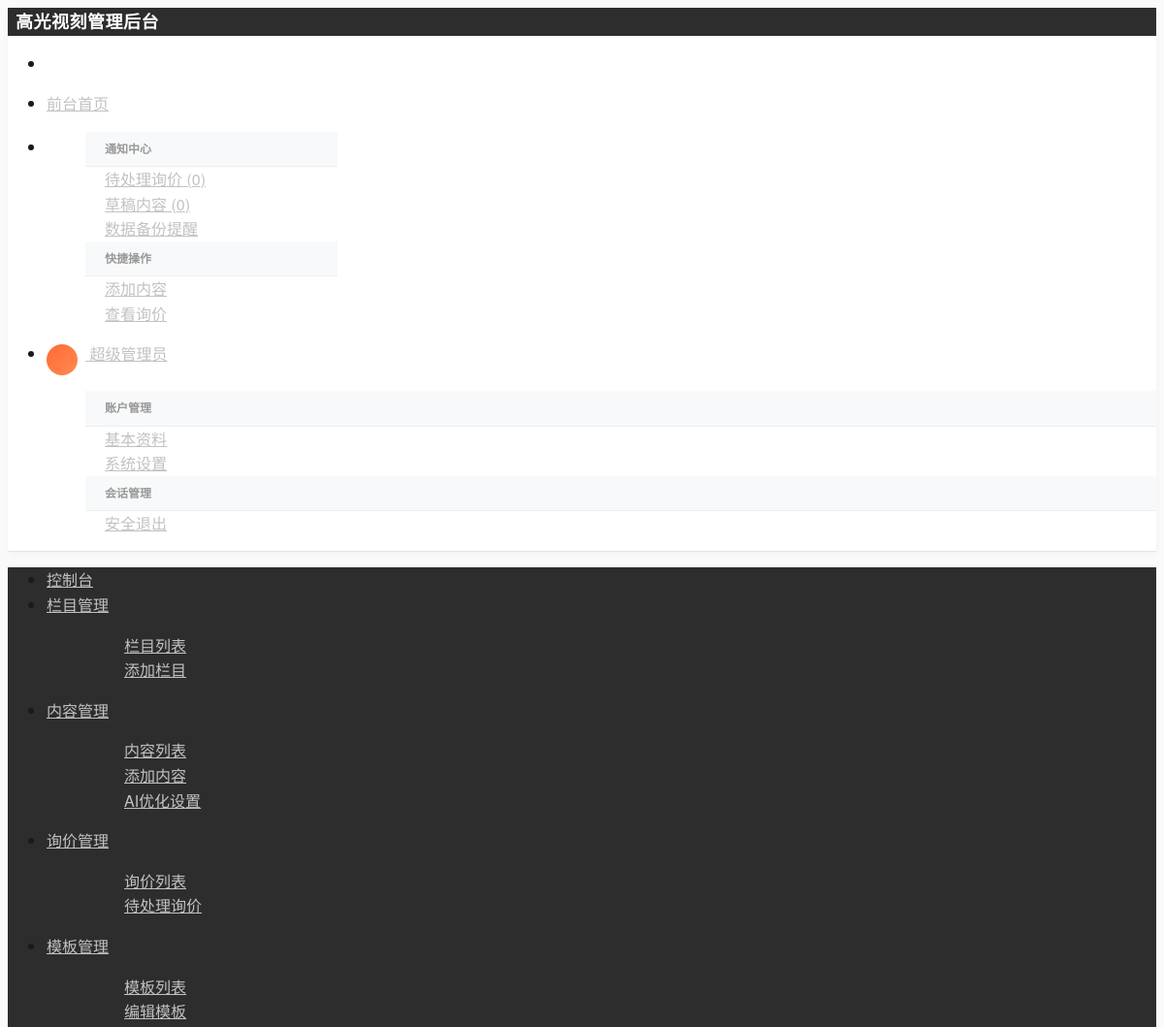
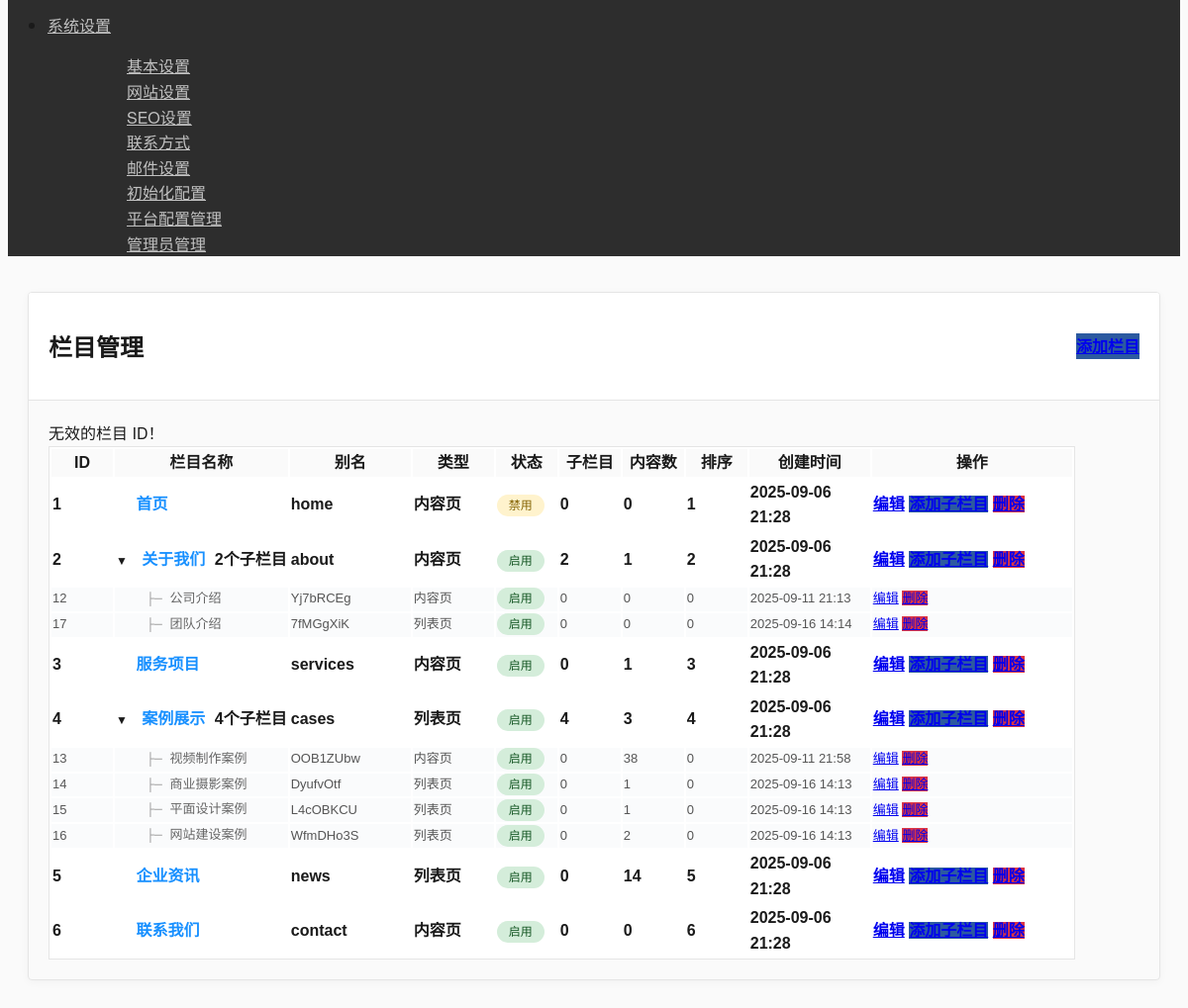
Page /admin/modules/category/index.php?error=invalid_id (signed in) on the committed database (2 pictures, top to bottom).
### tables this page shows
CREATE TABLE `categories` (
  `id` int(11) NOT NULL AUTO_INCREMENT,
  `name` varchar(100) NOT NULL COMMENT '栏目名称',
  `slug` varchar(100) NOT NULL COMMENT 'URL别名',
  `description` text COMMENT '栏目描述',
  `channel_content` longtext COMMENT '频道页面内容',
  `template_type` enum('channel','list','content') NOT NULL DEFAULT 'list' COMMENT '模板类型',
  `template_file` varchar(100) DEFAULT NULL COMMENT '模板文件名',
  `parent_id` int(11) NOT NULL DEFAULT '0' COMMENT '父栏目ID',
  `sort_order` int(11) NOT NULL DEFAULT '0' COMMENT '排序',
  `is_active` tinyint(1) NOT NULL DEFAULT '1' COMMENT '是否启用',
  `meta_title` varchar(200) DEFAULT NULL COMMENT 'SEO标题',
  `meta_keywords` varchar(500) DEFAULT NULL COMMENT 'SEO关键词',
  `meta_description` varchar(500) DEFAULT NULL COMMENT 'SEO描述',
  `created_at` timestamp NOT NULL DEFAULT CURRENT_TIMESTAMP COMMENT '创建时间',
  `updated_at` timestamp NOT NULL DEFAULT CURRENT_TIMESTAMP ON UPDATE CURRENT_TIMESTAMP COMMENT '更新时间',
  `content_template_id` int(11) DEFAULT NULL COMMENT '内容模板ID',
  PRIMARY KEY (`id`),
  UNIQUE KEY `slug` (`slug`),
  KEY `parent_id` (`parent_id`),
  KEY `sort_order` (`sort_order`),
  KEY `is_active` (`is_active`),
  KEY `idx_template_file` (`template_file`),
  KEY `idx_content_template_id` (`content_template_id`)
);

### admin/modules/category/index.php (the view, shortened to what this page needs)
<?php
require_once '../../../includes/functions.php';
$error = '';
if (isset($_GET['error'])) {
    switch ($_GET['error']) {
        case 'invalid_id':
            $error = '无效的栏目 ID！';
            break;
    }
}
try {
    $stmt = $db->query("
        SELECT c.*,
               COUNT(sub.id) as sub_count,
               (SELECT COUNT(*) FROM contents WHERE category_id = c.id) as content_count
        FROM categories c
        LEFT JOIN categories sub ON sub.parent_id = c.id
        GROUP BY c.id
        ORDER BY c.parent_id ASC, c.sort_order ASC, c.id ASC
    ");
    $all_categories = $stmt->fetchAll();
    function buildCategoryTree($categories, $parent_id = 0, $level = 0) {
        $result = [];
        foreach ($categories as $category) {
            if ($category['parent_id'] == $parent_id) {
                $category['level'] = $level;
                $result[] = $category;
                $children = buildCategoryTree($categories, $category['id'], $level + 1);
                $result = array_merge($result, $children);
            }
        }
        return $result;
    }
    $categories = buildCategoryTree($all_categories);
} catch(PDOException $e) {
    $categories = [];
}
?>
<!DOCTYPE html>
<html lang="zh-CN">
<head>
    <link rel="stylesheet" href="https://unpkg.com/layui@2.8.0/dist/css/layui.css">
    <link rel="stylesheet" href="../../assets/css/admin-optimized.css">
</head>
<body>
    <div class="layui-layout layui-layout-admin">
        <?php
        $header_path = '../../includes/header.php';
        $sidebar_path = '../../includes/sidebar.php';
        if (file_exists($header_path)) {
            include $header_path;
        }
        if (file_exists($sidebar_path)) {
            include $sidebar_path;
        }
        ?>
        <div class="layui-body">
            <div class="layui-card">
                <div class="layui-card-header">
                    <div style="display: flex; justify-content: space-between; align-items: center;">
                        <h2>栏目管理</h2>
                        <a href="add.php" class="layui-btn layui-btn-normal">
                            <i class="layui-icon layui-icon-add-1"></i> 添加栏目
                        </a>
                    </div>
                </div>
                <div class="layui-card-body">
                    <?php if ($error): ?>
                        <div class="layui-alert layui-alert-danger">
                            <?php echo htmlspecialchars($error); ?>
                        </div>
                    <?php endif; ?>
                    <?php if (empty($categories)): ?>
                        <div class="empty-state">
                            <i class="layui-icon layui-icon-template-1"></i>
                            <h3>暂无栏目</h3>
                            <p>点击上方"添加栏目"按钮创建第一个栏目</p>
                        </div>
                    <?php else: ?>
                        <table class="layui-table category-tree">
                            <thead>
                                <tr>
                                    <th width="60">ID</th>
                                    <th>栏目名称</th>
                                    <th width="120">别名</th>
                                    <th width="80">类型</th>
                                    <th width="60">状态</th>
                                    <th width="60">子栏目</th>
                                    <th width="60">内容数</th>
                                    <th width="60">排序</th>
                                    <th width="120">创建时间</th>
                                    <th width="200">操作</th>
                                </tr>
                            </thead>
                            <tbody>
                                <?php
                                $grouped_categories = [];
                                foreach ($categories as $category) {
                                    if ($category['parent_id'] == 0) {
                                        $grouped_categories[$category['id']] = $category;
                                        $grouped_categories[$category['id']]['children'] = [];
                                    }
                                }
                                foreach ($categories as $category) {
                                    if ($category['parent_id'] != 0) {
                                        if (isset($grouped_categories[$category['parent_id']])) {
                                            $grouped_categories[$category['parent_id']]['children'][] = $category;
                                        }
                                    }
                                }
                                foreach ($grouped_categories as $parent_category):
                                    $has_children = !empty($parent_category['children']);
                                ?>
                                <tr data-level="0" data-id="<?php echo $parent_category['id']; ?>">
                                    <td><?php echo $parent_category['id']; ?></td>
                                    <td>
                                        <?php if ($has_children): ?>
                                            <span class="collapse-toggle" data-target="children-<?php echo $parent_category['id']; ?>"></span>
                                        <?php else: ?>
                                            <span style="display: inline-block; width: 16px;"></span>
                                        <?php endif; ?>
                                        <span class="parent-category"><?php echo htmlspecialchars($parent_category['name']); ?></span>
                                        <?php if ($parent_category['sub_count'] > 0): ?>
                                            <span class="layui-badge layui-badge-rim" style="margin-left: 5px;"><?php echo $parent_category['sub_count']; ?>个子栏目</span>
                                        <?php endif; ?>
                                    </td>
                                    <td><?php echo htmlspecialchars($parent_category['slug']); ?></td>
                                    <td>
                                        <span class="layui-badge layui-bg-blue">
                                            <?php
                                            switch($parent_category['template_type']) {
                                                case 'list': echo '列表页'; break;
                                                case 'content': echo '内容页'; break;
                                            }
                                            ?>
                                        </span>
                                    </td>
                                    <td>
                                        <?php if ($parent_category['is_active']): ?>
                                            <span class="status-badge status-completed">启用</span>
                                        <?php else: ?>
                                            <span class="status-badge status-pending">禁用</span>
                                        <?php endif; ?>
                                    </td>
                                    <td><?php echo $parent_category['sub_count']; ?></td>
                                    <td><?php echo $parent_category['content_count']; ?></td>
                                    <td><?php echo $parent_category['sort_order']; ?></td>
                                    <td><?php echo date('Y-m-d H:i', strtotime($parent_category['created_at'])); ?></td>
                                    <td>
                                        <a href="edit.php?id=<?php echo $parent_category['id']; ?>"
                                           class="layui-btn layui-btn-xs">编辑</a>
                                        <a href="add.php?parent_id=<?php echo $parent_category['id']; ?>"
                                           class="layui-btn layui-btn-xs layui-btn-normal">添加子栏目</a>
                                        <a href="javascript:;"
                                           onclick="deleteCategory(<?php echo $parent_category['id']; ?>)"
                                           class="layui-btn layui-btn-xs layui-btn-danger">删除</a>
                                    </td>
                                </tr>
                                <?php foreach ($parent_category['children'] as $child_category): ?>
                                <tr class="child-row" data-level="1" data-parent="children-<?php echo $parent_category['id']; ?>">
                                    <td><?php echo $child_category['id']; ?></td>
                                    <td>
                                        <span class="tree-indent">&nbsp;&nbsp;&nbsp;&nbsp;├─ </span>
                                        <span class="sub-category"><?php echo htmlspecialchars($child_category['name']); ?></span>
                                    </td>
                                    <td><?php echo htmlspecialchars($child_category['slug']); ?></td>
                                    <td>
                                        <span class="layui-badge layui-bg-blue">
                                            <?php
                                            switch($child_category['template_type']) {
                                                case 'list': echo '列表页'; break;
                                                case 'content': echo '内容页'; break;
                                            }
                                            ?>
                                        </span>
                                    </td>
                                    <td>
                                        <?php if ($child_category['is_active']): ?>
                                            <span class="status-badge status-completed">启用</span>
                                        <?php else: ?>
                                            <span class="status-badge status-pending">禁用</span>
                                        <?php endif; ?>
                                    </td>
                                    <td><?php echo $child_category['sub_count']; ?></td>
                                    <td><?php echo $child_category['content_count']; ?></td>
                                    <td><?php echo $child_category['sort_order']; ?></td>
                                    <td><?php echo date('Y-m-d H:i', strtotime($child_category['created_at'])); ?></td>
                                    <td>
                                        <a href="edit.php?id=<?php echo $child_category['id']; ?>"
                                           class="layui-btn layui-btn-xs">编辑</a>
                                        <a href="javascript:;"
                                           onclick="deleteCategory(<?php echo $child_category['id']; ?>)"
                                           class="layui-btn layui-btn-xs layui-btn-danger">删除</a>
                                    </td>
                                </tr>
                                <?php endforeach; ?>
                                <?php endforeach; ?>
                            </tbody>
                        </table>
                    <?php endif; ?>
                </div>
            </div>
        </div>
    </div>
</body>
</html>

### admin/assets/css/admin-optimized.css (style rules this page uses)
:root { --primary-black: #1a1a1a; --primary-dark: #2d2d2d; --primary-gray: #666666; --primary-light-gray: #f8f8f8; --primary-white: #ffffff; --brand-orange: #ff6b35; --brand-blue: #2c5aa0; --brand-green: #27ae60; --text-primary: #1a1a1a; --text-secondary: #666666; --text-muted: #999999; --border-light: #e5e5e5; --bg-section: #fafafa; --shadow-subtle: 0 2px 8px rgba(0, 0, 0, 0.04); --shadow-medium: 0 4px 16px rgba(0, 0, 0, 0.08); --shadow-strong: 0 8px 32px rgba(0, 0, 0, 0.12); --ease-smooth: cubic-bezier(0.4, 0, 0.2, 1); }
body { font-family: 'PingFang SC', 'Microsoft YaHei', 'Helvetica Neue', Arial, sans-serif; background-color: var(--bg-section); color: var(--text-primary); line-height: 1.6; -webkit-font-smoothing: antialiased; -moz-osx-font-smoothing: grayscale; }
.layui-layout-admin .layui-body { background: var(--bg-section); padding: 20px; }
.layui-table th { background-color: #f8f9fa; font-weight: 600; }
.status-badge { padding: 4px 12px; border-radius: 12px; font-size: 12px; font-weight: 500; }
.status-pending { background-color: #fff3cd; color: #856404; }
.status-completed { background-color: #d4edda; color: #155724; }
.layui-card { border: 1px solid var(--border-light); box-shadow: var(--shadow-subtle); border-radius: 4px; overflow: hidden; }
.layui-card-header { background: var(--primary-white); border-bottom: 1px solid var(--border-light); padding: 15px 20px; font-weight: 600; color: var(--text-primary); }
.layui-card-body { padding: 20px; }
.layui-btn-normal { background: var(--brand-blue); }
.layui-btn-danger { background: #dc3545; }
.layui-table { background: var(--primary-white); border: 1px solid var(--border-light); }
.layui-table th { background: var(--bg-section); color: var(--text-primary); font-weight: 600; }

### admin/modules/category/index.php (style rules this page uses)
.category-tree { font-family: 'Microsoft YaHei', sans-serif; }
.category-tree tr[data-level="0"] { border-top: 2px solid #e2e8f0; }
.category-tree tr[data-level="0"] td { font-weight: 600; }
.category-tree tr[data-level="1"] { background: #fafbfc !important; }
.category-tree tr[data-level="1"] td { font-size: 13px; color: #555; }
.category-tree .tree-indent { color: #999; font-family: monospace; }
.parent-category { color: #1890ff; font-weight: 600; }
.sub-category { color: #666; }
.collapse-toggle { cursor: pointer; user-select: none; margin-right: 5px; }
.collapse-toggle::before { content: "▼"; font-size: 12px; margin-right: 5px; transition: transform 0.2s; }
.child-row { display: table-row; }

### rows in the picture
categories: id "1", name "首页", slug "home", template_type "内容页", is_active "禁用", sub_count "0", content_count "0", sort_order "1", created_at "2025-09-06 21:28"
categories: id "2", name "关于我们", sub_count "2", slug "about", template_type "内容页", is_active "启用", content_count "1", sort_order "2", created_at "2025-09-06 21:28"
categories: id "12", name "公司介绍", slug "Yj7bRCEg", template_type "内容页", is_active "启用", sub_count "0", content_count "0", sort_order "0", created_at "2025-09-11 21:13"
categories: id "17", name "团队介绍", slug "7fMGgXiK", template_type "列表页", is_active "启用", sub_count "0", content_count "0", sort_order "0", created_at "2025-09-16 14:14"
categories: id "3", name "服务项目", slug "services", template_type "内容页", is_active "启用", sub_count "0", content_count "1", sort_order "3", created_at "2025-09-06 21:28"
categories: id "4", name "案例展示", sub_count "4", slug "cases", template_type "列表页", is_active "启用", content_count "3", sort_order "4", created_at "2025-09-06 21:28"
categories: id "13", name "视频制作案例", slug "OOB1ZUbw", template_type "内容页", is_active "启用", sub_count "0", content_count "38", sort_order "0", created_at "2025-09-11 21:58"
categories: id "14", name "商业摄影案例", slug "DyufvOtf", template_type "列表页", is_active "启用", sub_count "0", content_count "1", sort_order "0", created_at "2025-09-16 14:13"
categories: id "15", name "平面设计案例", slug "L4cOBKCU", template_type "列表页", is_active "启用", sub_count "0", content_count "1", sort_order "0", created_at "2025-09-16 14:13"
categories: id "16", name "网站建设案例", slug "WfmDHo3S", template_type "列表页", is_active "启用", sub_count "0", content_count "2", sort_order "0", created_at "2025-09-16 14:13"
categories: id "5", name "企业资讯", slug "news", template_type "列表页", is_active "启用", sub_count "0", content_count "14", sort_order "5", created_at "2025-09-06 21:28"
categories: id "6", name "联系我们", slug "contact", template_type "内容页", is_active "启用", sub_count "0", content_count "0", sort_order "6", created_at "2025-09-06 21:28"

### other values in the picture
$_SESSION['admin_name'] "超级管理员"
$error "无效的栏目 ID！"
